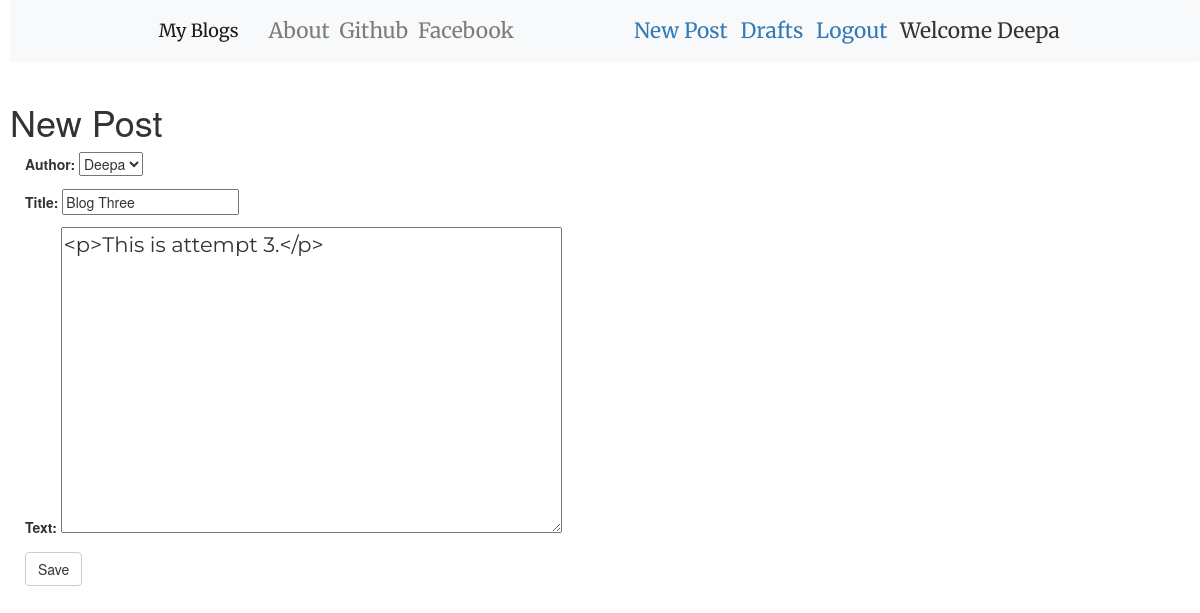
Screenshot of /post/3/edit/ (signed in) with the database file from the repository.
### blog/models.py (models this page shows, shortened)
class Post(models.Model):
    author=models.ForeignKey('auth.User',on_delete=models.DO_NOTHING)
    title=models.CharField(max_length=200)
    text=models.TextField()
    create_date=models.DateTimeField(default=timezone.now)
    published_date=models.DateTimeField(blank=True,null=True)

### blog/views.py (the view)
# urls.py: url(r'^post/(?P<pk>\d+)/edit/$',views.PostUpdateView.as_view(),name='post_edit'),
class PostUpdateView(LoginRequiredMixin,UpdateView):
    login_url='/login/'
    redirect_field_name='blog/post_detail.html'
    form_class= PostForm
    model=Post

### blog/forms.py
class PostForm(forms.ModelForm):
    class Meta:
        model=Post
        fields=("author", "title", "text")
        widgets={
            'title':forms.TextInput(attrs={'class':'textinputclass'}),
            'text':forms.Textarea(attrs={'class':'editable medium-editor-textarea postcontent'})
        }

### blog/templates/blog/post_form.html (shortened to what this page needs)
{% extends 'blog/base.html' %}
{% block content %}
<div class="padding">
<h1>New Post</h1>
<div class="container">
<form  class="PostForm" method="POST">
  {{ form.as_p }}
  <button type="submit" class="save btn btn-default" >Save</button>
</form>
</div>
</div>
{%endblock%}

### blog/templates/blog/base.html (shortened to what this page needs)
<!DOCTYPE html>
{%load static%}
<html lang="en" dir="ltr">
  <head>
<link rel="stylesheet" href="https://stackpath.bootstrapcdn.com/bootstrap/4.5.0/css/bootstrap.min.css">
<link rel="stylesheet" href="//cdn.jsdelivr.net/npm/medium-editor@latest/dist/css/medium-editor.min.css" type="text/css" media="screen" charset="utf-8">
<link rel="stylesheet" href="{% static 'css/blog.css' %}">
   <link rel="stylesheet" href="https://maxcdn.bootstrapcdn.com/bootstrap/3.4.0/css/bootstrap.min.css">
</head>
  </head>
  <body class="loader">
<nav class="navbar navbar-expand-lg navbar-light bg-light fixed-top techfont custom-navbar">
<div class="container">
  <ul class="navbar-nav">
    <li><a class="navbar-brand bigbrand" href="{% url 'post_list' %}">My Blogs</a></li>
    <li><a class="nav-link "href="{% url 'about' %}">About</a></li>
    <li><a class="nav-link "href="https://github.com/">Github</a></li>
    <li><a class="nav-link "href="https://facebook.com/">Facebook</a></li>
  </ul>
  <ul class="navbar-nav navbar-right">
    {% if user.is_authenticated %}
    <li><a href="{% url 'post_new' %}">New Post</a></li>
    <li><a href="{%url 'post_draft_list'%}">Drafts</a></li>
    <li><a href="{%url 'logout'%}">Logout</a></li>
    <li><a>Welcome {{user.username}}</a></li>
    {%else%}
    <li class="navbar-nav navbar-right"><a href="{%url 'login'%}"><span class="glyphicon glyphicon-user">Login</span></a></li>
    {%endif%}
  </ul>
</div>
</nav>
<div class="content-container">
  <div class="row">
    <div class="col-md-8">
      <div class="fixedDiv">
      {% block content %}
      {% endblock %}
  </div>
  </div>
  </div>
</div>
  </body>
</html>

### blog/static/css/blog.css (style rules this page uses)
@media (min-width: 992px) { .navbar-right li { margin-left : 0.3em; margin-right : 0.3em; } }
.bigbrand { font-size: 1.5em; color:aqua; }
.techfont { font-family: 'Merriweather',sans-serif; font-size: 1.5em; margin-bottom: 10px; }
.postcontent { font-family: 'Montserrat'; font-size: 1.5em; }
.loader { margin-left: 10px; position:fixed; left:0; right:0; top:0; bottom:0; filter:hue-rotate(0deg); background-color:linear-gradient(45deg,#0f8,#08f); animation:hue 10000ms infinite linear; }

### rows the page displays
Post: author "Deepa", title "Blog Three", text "<p>This is attempt 3.</p>"

### other values shown
{{ user.username }} "Deepa"
